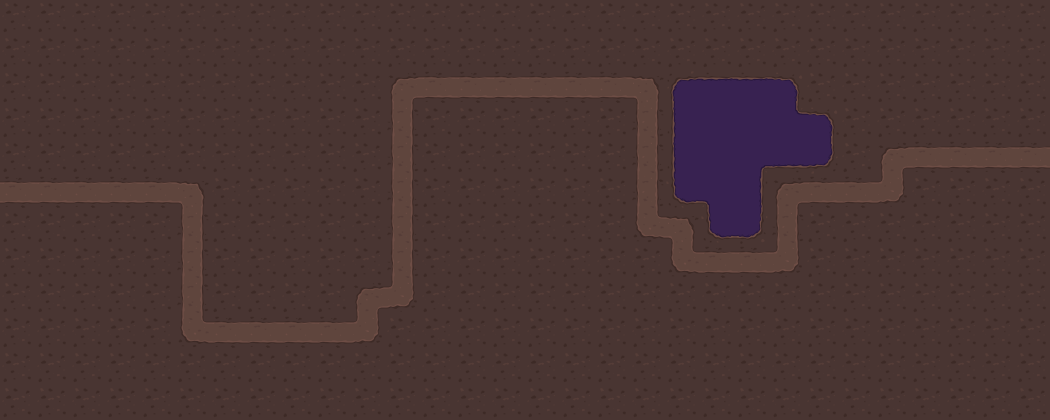

This is a level from a 2D game, rendered from its Tiled map with the project's own tilesets. A one-line summary and the map file follow, with tile-layer data summarised:
An orthogonal 30x12 tile map with 35x35 px tiles, 4 tile layers (background, walkable, collision, unplaceable), 2 tilesets and 88 objects.

<map version="1.0" tiledversion="2017.06.27" orientation="orthogonal" renderorder="right-down" width="30" height="12" tilewidth="35" tileheight="35" nextobjectid="155">
 <tileset firstgid="1" name="tiles_spritesheet" tilewidth="35" tileheight="35" spacing="1" tilecount="156" columns="12">
  <image source="../tiles/tiles_spritesheet.png" width="432" height="468" />
 </tileset>
 <tileset firstgid="157" name="2dTopDownTileSet" tilewidth="35" tileheight="35" spacing="1" tilecount="361" columns="19">
  <image source="../tiles/2dTopDownTileSet.png" width="683" height="683" />
 </tileset>
 <layer name="background" width="30" height="12">
  <data>[360 cells, 360 non-empty, 1 distinct tile ids]</data>
 </layer>
 <layer name="walkable" width="30" height="12">
  <data>[360 cells, 49 non-empty, 6 distinct tile ids]</data>
 </layer>
 <layer name="collision" width="30" height="12">
  <properties>
   <property name="collision" type="bool" value="true" />
  </properties>
  <data>[360 cells, 311 non-empty, 1 distinct tile ids]</data>
 </layer>
 <layer name="unplaceable" width="30" height="12">
  <data>[360 cells, 19 non-empty, 5 distinct tile ids]</data>
 </layer>
 <objectgroup name="objects">
  <object id="58" gid="59" x="315" y="34" width="35" height="35" />
  <object id="59" gid="59" x="349" y="36" width="35" height="35" />
  <object id="60" gid="59" x="384" y="34" width="35" height="35" />
  <object id="61" gid="59" x="421" y="35" width="35" height="35" />
  <object id="62" gid="59" x="281" y="34" width="35" height="35" />
  <object id="63" gid="59" x="239" y="31" width="35" height="35" />
  <object id="64" gid="59" x="211" y="35" width="35" height="35" />
  <object id="65" gid="59" x="173" y="36" width="35" height="35" />
  <object id="66" gid="59" x="139" y="33" width="35" height="35" />
  <object id="67" gid="59" x="104" y="33" width="35" height="35" />
  <object id="68" gid="59" x="2" y="34" width="35" height="35" />
  <object id="69" gid="59" x="39" y="36" width="35" height="35" />
  <object id="70" gid="59" x="75" y="34" width="35" height="35" />
  <object id="71" gid="59" x="457" y="36" width="35" height="35" />
  <object id="72" gid="59" x="492" y="37" width="35" height="35" />
  <object id="73" gid="59" x="524" y="34" width="35" height="35" />
  <object id="74" gid="59" x="563" y="34" width="35" height="35" />
  <object id="75" gid="59" x="595" y="34" width="35" height="35" />
  <object id="76" gid="59" x="629" y="37" width="35" height="35" />
  <object id="77" gid="59" x="664" y="37" width="35" height="35" />
  <object id="78" gid="59" x="700" y="34" width="35" height="35" />
  <object id="79" gid="59" x="733" y="35" width="35" height="35" />
  <object id="80" gid="59" x="736" y="419" width="35" height="35" />
  <object id="81" gid="59" x="703" y="421" width="35" height="35" />
  <object id="82" gid="59" x="667" y="419" width="35" height="35" />
  <object id="83" gid="59" x="630" y="421" width="35" height="35" />
  <object id="84" gid="59" x="2" y="419" width="35" height="35" />
  <object id="85" gid="59" x="36" y="419" width="35" height="35" />
  <object id="86" gid="59" x="69" y="421" width="35" height="35" />
  <object id="87" gid="59" x="104" y="418" width="35" height="35" />
  <object id="88" gid="59" x="139" y="419" width="35" height="35" />
  <object id="89" gid="59" x="175" y="422" width="35" height="35" />
  <object id="90" gid="59" x="212" y="420" width="35" height="35" />
  <object id="91" gid="59" x="244" y="420" width="35" height="35" />
  <object id="92" gid="59" x="277" y="420" width="35" height="35" />
  <object id="93" gid="59" x="316" y="420" width="35" height="35" />
  <object id="94" gid="59" x="348" y="420" width="35" height="35" />
  <object id="95" gid="59" x="382" y="421" width="35" height="35" />
  <object id="96" gid="59" x="419" y="422" width="35" height="35" />
  <object id="97" gid="59" x="454" y="419" width="35" height="35" />
  <object id="98" gid="59" x="487" y="421" width="35" height="35" />
  <object id="99" gid="59" x="524" y="423" width="35" height="35" />
  <object id="100" gid="59" x="561" y="421" width="35" height="35" />
  <object id="101" gid="59" x="595" y="419" width="35" height="35" />
  <object id="102" gid="59" x="769" y="35" width="35" height="35" />
  <object id="103" gid="59" x="806" y="35" width="35" height="35" />
  <object id="104" gid="59" x="839" y="36" width="35" height="35" />
  <object id="105" gid="59" x="876" y="36" width="35" height="35" />
  <object id="106" gid="59" x="912" y="37" width="35" height="35" />
  <object id="107" gid="59" x="945" y="37" width="35" height="35" />
  <object id="108" gid="59" x="978" y="38" width="35" height="35" />
  <object id="109" gid="59" x="1016" y="33" width="35" height="35" />
  <object id="110" gid="59" x="1013" y="420" width="35" height="35" />
  <object id="111" gid="59" x="976" y="423" width="35" height="35" />
  <object id="112" gid="59" x="938" y="418" width="35" height="35" />
  <object id="113" gid="59" x="905" y="423" width="35" height="35" />
  <object id="114" gid="59" x="872" y="419" width="35" height="35" />
  <object id="115" gid="59" x="835" y="422" width="35" height="35" />
  <object id="116" gid="59" x="801" y="421" width="35" height="35" />
  <object id="117" gid="59" x="765" y="423" width="35" height="35" />
  <object id="124" gid="9" x="943" y="209" width="35" height="35" />
  <object id="125" gid="9" x="840" y="279" width="35" height="35" />
  <object id="126" gid="9" x="281" y="174" width="35" height="35" />
  <object id="128" gid="9" x="492" y="247" width="35" height="35" />
  <object id="130" gid="10" x="492" y="177" width="35" height="35" />
  <object id="132" gid="10" x="385" y="349" width="35" height="35" />
  <object id="133" gid="10" x="279" y="243" width="35" height="35" />
  <object id="134" gid="10" x="279" y="104" width="35" height="35" />
  <object id="135" gid="10" x="596" y="317" width="35" height="35" />
  <object id="136" gid="59" x="0" y="73" width="35" height="35" />
  <object id="137" gid="59" x="1" y="108" width="35" height="35" />
  <object id="138" gid="59" x="0" y="142" width="35" height="35" />
  <object id="139" gid="59" x="0" y="179" width="35" height="35" />
  <object id="140" gid="59" x="-2" y="240" width="35" height="35" />
  <object id="141" gid="59" x="1" y="279" width="35" height="35" />
  <object id="142" gid="59" x="-2" y="318" width="35" height="35" />
  <object id="143" gid="59" x="-3" y="348" width="35" height="35" />
  <object id="144" gid="59" x="-3" y="390" width="35" height="35" />
  <object id="145" gid="59" x="1014" y="71" width="35" height="35" />
  <object id="146" gid="59" x="1015" y="107" width="35" height="35" />
  <object id="147" gid="59" x="1013" y="147" width="35" height="35" />
  <object id="148" gid="59" x="1016" y="211" width="35" height="35" />
  <object id="149" gid="59" x="1015" y="246" width="35" height="35" />
  <object id="150" gid="59" x="1014" y="286" width="35" height="35" />
  <object id="151" gid="59" x="1012" y="317" width="35" height="35" />
  <object id="152" gid="59" x="1012" y="357" width="35" height="35" />
  <object id="153" gid="59" x="1010" y="389" width="35" height="35" />
  <object id="154" gid="132" x="36" y="209" width="35" height="35" />
 </objectgroup>
</map>
